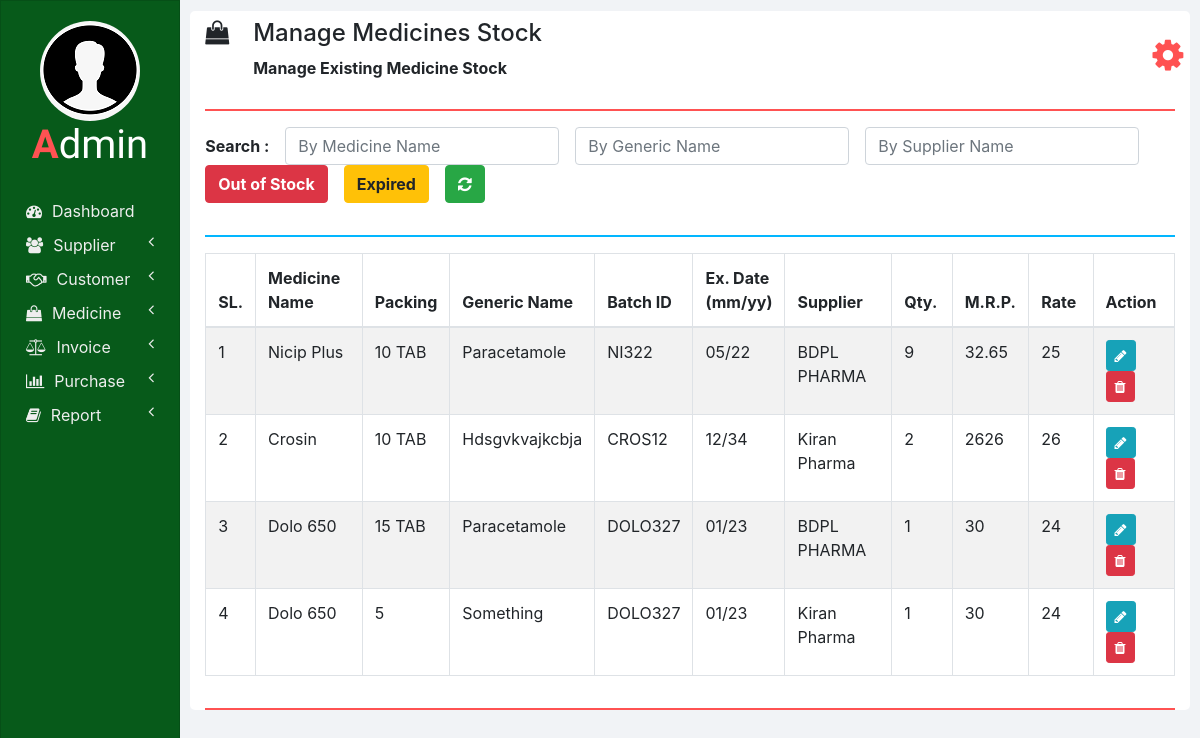
Page /manage_medicine_stock.php on the committed database.
### tables this page shows
CREATE TABLE `medicines` (
  `ID` int(11) NOT NULL,
  `NAME` varchar(100) NOT NULL,
  `PACKING` varchar(20) NOT NULL,
  `GENERIC_NAME` varchar(100) NOT NULL,
  `SUPPLIER_NAME` varchar(100) NOT NULL
);

CREATE TABLE `medicines_stock` (
  `ID` int(11) NOT NULL,
  `NAME` varchar(100) NOT NULL,
  `BATCH_ID` varchar(20) NOT NULL,
  `EXPIRY_DATE` varchar(10) NOT NULL,
  `QUANTITY` int(11) NOT NULL,
  `MRP` double NOT NULL,
  `RATE` double NOT NULL
);

### php/manage_medicine_stock.php (the view, shortened to what this page needs)
<?php
  function showMedicinesStock($id) {
    require "db_connection.php";
    if($con) {
      $seq_no = 0;
      $query = "SELECT * FROM medicines INNER JOIN medicines_stock ON medicines.NAME = medicines_stock.NAME";
      $result = mysqli_query($con, $query);
      while($row = mysqli_fetch_array($result)) {
        $seq_no++;
        if($row['BATCH_ID'] == $id)
          showEditOptionsRow($seq_no, $row);
        else
          showMedicineStockRow($seq_no, $row);
      }
    }
  }
  function showMedicineStockRow($seq_no, $row) {
    ?>
    <tr>
      <td><?php echo $seq_no; ?></td>
      <td><?php echo $row['NAME']; ?></td>
      <td><?php echo $row['PACKING']; ?></td>
      <td><?php echo $row['GENERIC_NAME']; ?></td>
      <td><?php echo $row['BATCH_ID']; ?></td>
      <td><?php echo $row['EXPIRY_DATE']; ?></td>
      <td><?php echo $row['SUPPLIER_NAME']; ?></td>
      <td><?php echo $row['QUANTITY']; ?></td>
      <td><?php echo $row['MRP']; ?></td>
      <td><?php echo $row['RATE']; ?></td>
      <td>
        <button href="" class="btn btn-info btn-sm" onclick="editMedicineStock('<?php echo $row['BATCH_ID']; ?>');">
          <i class="fa fa-pencil"></i>
        </button>
        <button class="btn btn-danger btn-sm" onclick="deleteMedicineStock(<?php echo $row['ID']; ?>);">
          <i class="fa fa-trash"></i>
        </button>
      </td>
    </tr>
    <?php
  }
  ?>

### manage_medicine_stock.php (shortened to what this page needs)
<!DOCTYPE html>
<html lang="en" dir="ltr">
  <head>
    <link rel="stylesheet" href="bootstrap/css/bootstrap.min.css">
    <link rel="stylesheet" href="https://use.fontawesome.com/releases/v5.3.1/css/all.css">
    <link rel="stylesheet" href="https://cdnjs.cloudflare.com/ajax/libs/font-awesome/4.7.0/css/font-awesome.min.css">
    <link rel="stylesheet" href="css/sidenav.css">
    <link rel="stylesheet" href="css/home.css">
  </head>
  <body>
    <div class="container-fluid">
      <div class="container">
        <?php
          require "php/header.php";
          createHeader('shopping-bag', 'Manage Medicines Stock', 'Manage Existing Medicine Stock');
        ?>
        <div class="row">
          <div class="col-md-12 form-group form-inline">
            <label class="font-weight-bold" for="">Search :&emsp;</label>
            <input type="text" class="form-control" id="by_name" placeholder="By Medicine Name" onkeyup="searchMedicineStock(this.value, 'NAME');">
            &emsp;<input type="text" class="form-control" id="by_generic_name" placeholder="By Generic Name" onkeyup="searchMedicineStock(this.value, 'GENERIC_NAME');">
            &emsp;<input type="text" class="form-control" id="by_suppliers_name" placeholder="By Supplier Name" onkeyup="searchMedicineStock(this.value, 'SUPPLIER_NAME');">
            &emsp;<button class="btn btn-danger font-weight-bold" onclick="searchMedicineStock('0', 'QUANTITY');">Out of Stock</button>
            &emsp;<button class="btn btn-warning font-weight-bold" onclick="searchMedicineStock('', 'EXPIRY_DATE');">Expired</button>
            &emsp;<button class="btn btn-success font-weight-bold" onclick="cancel();"><i class="fa fa-refresh"></i></button>
          </div>
          <div class="col col-md-12">
            <hr class="col-md-12" style="padding: 0px; border-top: 2px solid  #02b6ff;">
          </div>
          <div class="col col-md-12 table-responsive">
            <div class="table-responsive">
            	<table class="table table-bordered table-striped table-hover">
            		<thead>
            			<tr>
            				<th style="width: 1%;">SL.</th>
            				<th style="width: 14%;">Medicine Name</th>
                    <th style="width: 5%;">Packing</th>
                    <th style="width: 14%;">Generic Name</th>
                    <th style="width: 10%;">Batch ID</th>
                    <th style="width: 8%;">Ex. Date (mm/yy)</th>
            				<th style="width: 15%;">Supplier</th>
                    <th style="width: 7%;">Qty.</th>
                    <th style="width: 8%;">M.R.P.</th>
                    <th style="width: 8%;">Rate</th>
                    <th style="width: 10%;">Action</th>
            			</tr>
            		</thead>
                <tbody id="medicines_stock_div">
                  <?php
                    require 'php/manage_medicine_stock.php';
                    if(isset($_GET['out_of_stock']))
                      echo "<script>searchMedicineStock('0', 'QUANTITY');</script>";
                    else if(isset($_GET['expired']))
                      echo "<script>searchMedicineStock('', 'EXPIRY_DATE');</script>";
                    else
                      showMedicinesStock("0");
                  ?>
            		</tbody>
            	</table>
            </div>
          </div>
        </div>
        <hr style="border-top: 2px solid #ff5252;">
      </div>
    </div>
  </body>
</html>

### php/header.php
<?php
  function createHeader($icon, $heading, $sub_heading) {
    echo '
    <section class="row content-header">
      <div class="header-title col-md-11">
        <p class="h4 pt-2"><i class="fa fa-'.$icon.'"></i>&emsp;'.$heading.'</p>
        &emsp;&emsp;&emsp;<small class="font-weight-bold h6">'.$sub_heading.'</small>
      </div>
      <div class="col-md-1 user_options">
        <button class="col col-md-1 m-3" onclick="showOptions();">
          <i class="fa fa-gear"></i>
        </button>
        <div id="mark"><i class="fa fa-play fa-rotate-270"></i></div>
        <ul id="options" class="options list-unstyled" style="display: none;">
          <li>
            <a href="dashboard.php"><i class="fa fa-tachometer"></i><span>Dashboard</span></a>
          </li>
          <li>
            <a href="logout.php"><i class="fa fa-key"></i><span>Logout</span></a>
          </li>
        </ul>
      </div>
    </section>
    <hr style="border-top: 2px solid #ff5252;">
    ';
  }
?>

### css/sidenav.css (style rules this page uses)
body { background-color: #f1f3f6; }
.sidenav { width: 15%; height: 100vh; background-color: #222222; position: fixed; z-index: 1; flex: 1 0 auto; }
.card { width: 100%; height: 100%; top: 0; border-radius: 0; background-color: #075a1a; }
.logo .logo-caption { font-family: 'Poiret One', cursive; color: #ffffff; text-align: center; margin-bottom: 25px; }
.logo .profile { margin-left: 50%; border-radius: 50%; transform: translate(-50%); }
.logo .tweak { color: #ff5252; font-weight: bold; }
.main-menu-item { padding: 5px 5px; cursor: pointer; }
.main-menu-item > a { color: #eeeeee; text-decoration: none; font-size: 16px; }
.main-menu-item > a > span { margin-left: 10px; }

### css/home.css (style rules this page uses)
html, body { height: 100vh; }
.container-fluid { margin-left: 15%; width: 85%; background: #f1f3f6; padding: 1px 0 0 0; flex: 1 0 auto; }
.container { margin: 0; max-width: 98%; margin: 1%; background-color: #ffffff; border-radius: 5px; }
.user_options button { max-width: 50px; max-height: 50px; font-size: 36px; background-color: #ffffff; color: #ff5252; border: none; outline: none; }

### rows in the picture
medicines: seq_no "1", medicines_stock.NAME "Nicip Plus", PACKING "10 TAB", GENERIC_NAME "Paracetamole", medicines_stock.BATCH_ID "NI322", medicines_stock.EXPIRY_DATE "05/22", SUPPLIER_NAME "BDPL PHARMA", medicines_stock.QUANTITY "9", medicines_stock.MRP "32.65", medicines_stock.RATE "25"
medicines: seq_no "2", medicines_stock.NAME "Crosin", PACKING "10 TAB", GENERIC_NAME "Hdsgvkvajkcbja", medicines_stock.BATCH_ID "CROS12", medicines_stock.EXPIRY_DATE "12/34", SUPPLIER_NAME "Kiran Pharma", medicines_stock.QUANTITY "2", medicines_stock.MRP "2626", medicines_stock.RATE "26"
medicines: seq_no "3", medicines_stock.NAME "Dolo 650", PACKING "15 TAB", GENERIC_NAME "Paracetamole", medicines_stock.BATCH_ID "DOLO327", medicines_stock.EXPIRY_DATE "01/23", SUPPLIER_NAME "BDPL PHARMA", medicines_stock.QUANTITY "1", medicines_stock.MRP "30", medicines_stock.RATE "24"
medicines: seq_no "4", medicines_stock.NAME "Dolo 650", PACKING "5", GENERIC_NAME "Something", medicines_stock.BATCH_ID "DOLO327", medicines_stock.EXPIRY_DATE "01/23", SUPPLIER_NAME "Kiran Pharma", medicines_stock.QUANTITY "1", medicines_stock.MRP "30", medicines_stock.RATE "24"

### other values in the picture
$heading "Manage Medicines Stock"
$sub_heading "Manage Existing Medicine Stock"
